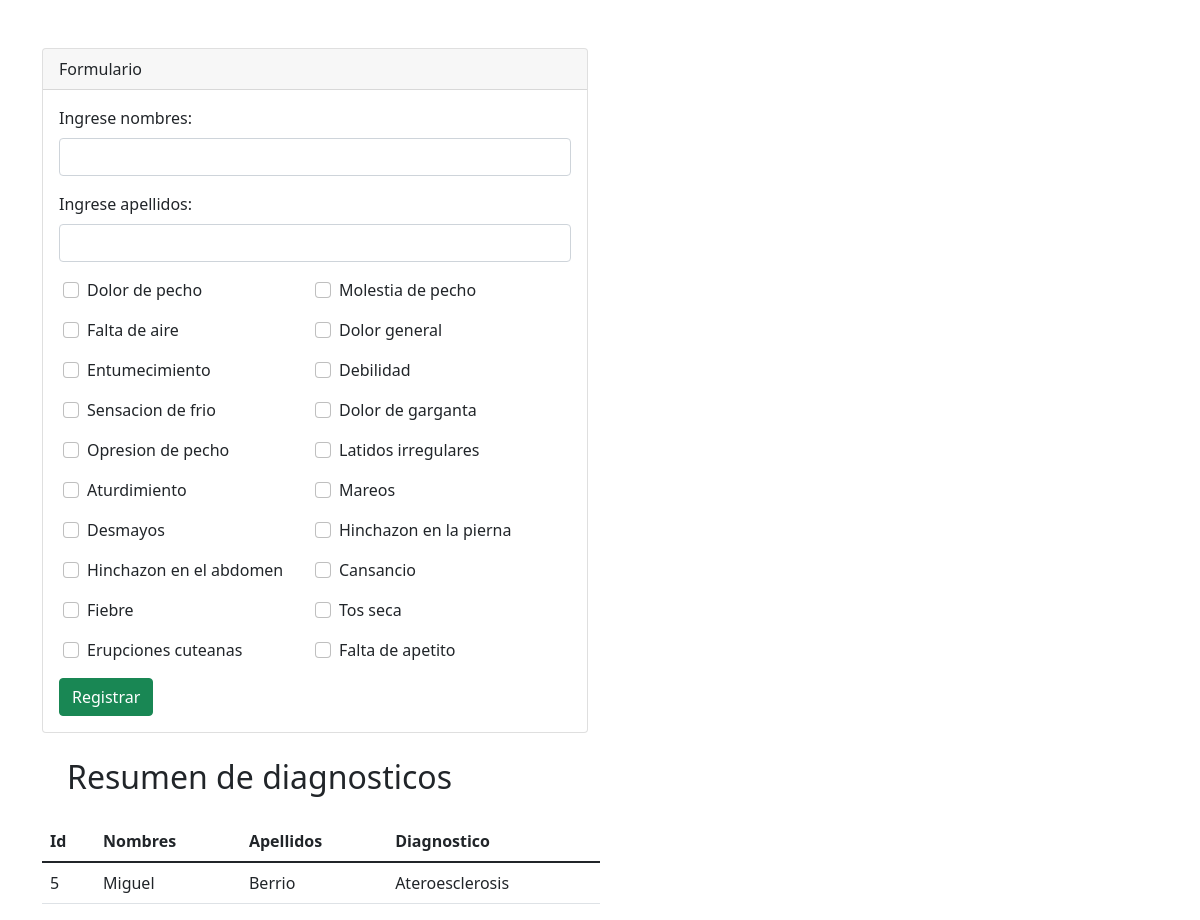
Screenshot of /Semana12SI/index.php with the database file from the repository.
### tables this page shows
CREATE TABLE `usuarios` (
  `id` int(11) NOT NULL AUTO_INCREMENT,
  `nombre` varchar(250) NOT NULL,
  `apellido` varchar(250) NOT NULL,
  `diagnostico` varchar(250) NOT NULL,
  PRIMARY KEY (`id`)
);

### Semana12SI/index.php (the view, shortened to what this page needs)
<?php
$sintomas = [
    [
        "id" => "1",
        "nombre" => "Dolor de pecho",
    ],
    [
        "id" => "2",
        "nombre" => "Molestia de pecho",
    ],
    [
        "id" => "3",
        "nombre" => "Falta de aire",
    ],
    [
        "id" => "4",
        "nombre" => "Dolor general",
    ],
    [
        "id" => "5",
        "nombre" => "Entumecimiento",
    ],
    [
        "id" => "6",
        "nombre" => "Debilidad",
    ],
    [
        "id" => "7",
        "nombre" => "Sensacion de frio",
    ],
    [
        "id" => "8",
        "nombre" => "Dolor de garganta",
    ],
    [
        "id" => "9",
        "nombre" => "Opresion de pecho",
    ],
    [
        "id" => "10",
        "nombre" => "Latidos irregulares",
    ],
    [
        "id" => "11",
        "nombre" => "Aturdimiento",
    ],
    [
        "id" => "12",
        "nombre" => "Mareos",
    ],
    [
        "id" => "13",
        "nombre" => "Desmayos",
    ],
    [
        "id" => "14",
        "nombre" => "Hinchazon en la pierna",
    ],
    [
        "id" => "15",
        "nombre" => "Hinchazon en el abdomen",
    ],
    [
        "id" => "16",
        "nombre" => "Cansancio",
    ],
    [
        "id" => "17",
        "nombre" => "Fiebre",
    ],
    [
        "id" => "18",
        "nombre" => "Tos seca",
    ],
    [
        "id" => "19",
        "nombre" => "Erupciones cuteanas",
    ],
    [
        "id" => "20",
        "nombre" => "Falta de apetito",
    ],
];
$enfermedades = [
    "E1" => [
        "nombre" => "Ateroesclerosis",
        "img" => "https://www.nhlbi.nih.gov/sites/default/files/inline-images/Plaque-buildup-spanish.jpg",
    ],
    "E2" => [
        "nombre" => "Arritmias",
        "img" => "https://www.mayoclinic.org/-/media/kcms/gbs/patient-consumer/images/2013/08/26/10/42/typical-heartbeat_1709751_3881158-001-1-72ppi-8col.jpg",
    ],
    "E3" => [
        "nombre" => "miocardiopatia",
        "img" => "https://www.ecured.cu/images/thumb/b/bf/Cardiomiop_hipert_2.jpg/260px-Cardiomiop_hipert_2.jpg",
    ],
    "E4" => [
        "nombre" => "Endocarditis",
        "img" => "https://medlineplus.gov/spanish/ency/images/ency/fullsize/18132.jpg",
    ],
    "E5" => [
        "nombre" => "Valvulopatia",
        "img" => "https://www.institutocardiotecnologico.com/images/stories/blogicta_editoresmedicos/porras/valvulopatias-generalidades25.11.2013/valvulas-cardiacas.jpg",
    ],
    "E6" => [
        "nombre" => "Estenosis",
        "img" => "https://kidshealth.org/content/dam/patientinstructions/es/images/aorticSten_415x259_esIL.png",
    ],
    "E7" => [
        "nombre" => "Amiloidosis",
        "img" => "https://multimedia.elsevier.es/PublicationsMultimediaV1/item/multimedia/13137607:25v62n06-13137607fig02.jpg?idApp=UINPBA000025",
    ],
    "E8" => [
        "nombre" => "Infarto agudo de miocardio",
        "img" => "https://www.intramed.net/UserFiles/vinetas/94591.jpg",
    ],
];
?>
<!doctype html>
<html lang="en">
<head>
    <link href="https://cdn.jsdelivr.net/npm/bootstrap@5.1.3/dist/css/bootstrap.min.css" rel="stylesheet"
>
</head>
<body>
<div class="container mt-5">
    <div class="row">
        <div class="col-md-6">
            <div class="card">
                <div class="card-header">Formulario</div>
                <div class="card-body">
                    <form action='.' method='post'>
                        <div class="form-group mb-3">
                            <label for='param_nombre' class="form-label">Ingrese nombres:</label>
                            <input type='text' class="form-control" id='param_nombre' name='name' value='' required>
                        </div>
                        <div class="form-group mb-3">
                            <label for='param_apellido' class="form-label">Ingrese apellidos:</label>
                            <input type='text' class="form-control" id='param_apellido' name='apellido' value=''
                                   required>
                        </div>
                        <div class="form-group">
                            <div class="row px-3">
                                <?php foreach ($sintomas as $key => $sintoma) { ?>
                                    <div class="form-check col-md-6 mb-3">
                                        <input type='checkbox' id='param_enfermedad_<?= $sintoma["id"] ?>'
                                               name='param_lista<?= $sintoma["id"] ?>' class="form-check-input">
                                        <label for='param_enfermedad_<?= $sintoma["id"] ?>'
                                               class="form-check-label"><?= $sintoma["nombre"] ?></label>
                                    </div>
                                <?php } ?>
                            </div>
                        </div>
                        <input type='submit' value='Registrar' class='btn btn-success'>
                    </form>
                </div>
            </div>
        </div>
    </div>
    <div style="margin-top: 25px">
        <h2 style="margin: 25px">Resumen de diagnosticos</h2>
        <div class="col-md-6">
            <table class="table">
                <thead>
                <tr>
                    <th>Id</th>
                    <th>Nombres</th>
                    <th>Apellidos</th>
                    <th>Diagnostico</th>
                </tr>
                </thead>
                <tbody>
                <?php
                $con = mysqli_connect("localhost", "root", "");
                mysqli_select_db($con, "semana12si");
                $historico = mysqli_fetch_all(mysqli_query($con, "select * from usuarios"));
                for ($i = 0; $i < count($historico); $i++) {
                    echo "<tr>";
                    for ($j = 0; $j < 3; $j++) {
                        echo "<td>{$historico[$i][$j]}</td>";
                    }
                    echo "<td>{$enfermedades[$historico[$i][3]]['nombre']}</td>";
                    echo "</tr>";
                }
                ?>
                </tbody>
            </table>
        </div>
    </div>
</div>
</body>

### rows the page displays
usuarios: id "5", nombre "Miguel", apellido "Berrio", diagnostico "Ateroesclerosis"

### other values shown
$sintoma["nombre"] "Dolor de pecho"
$sintoma["nombre"] "Molestia de pecho"
$sintoma["nombre"] "Falta de aire"
$sintoma["nombre"] "Dolor general"
$sintoma["nombre"] "Entumecimiento"
$sintoma["nombre"] "Debilidad"
$sintoma["nombre"] "Sensacion de frio"
$sintoma["nombre"] "Dolor de garganta"
$sintoma["nombre"] "Opresion de pecho"
$sintoma["nombre"] "Latidos irregulares"
$sintoma["nombre"] "Aturdimiento"
$sintoma["nombre"] "Mareos"
$sintoma["nombre"] "Desmayos"
$sintoma["nombre"] "Hinchazon en la pierna"
$sintoma["nombre"] "Hinchazon en el abdomen"
